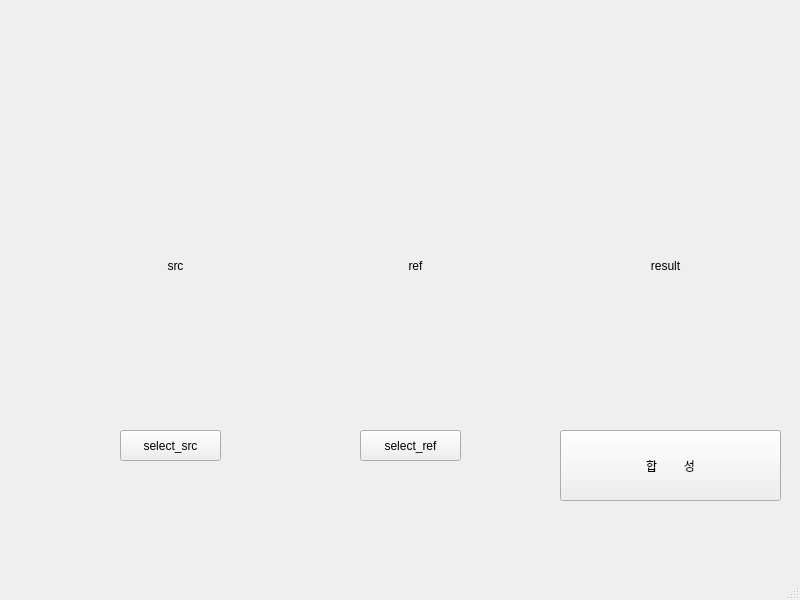
<?xml version="1.0" encoding="UTF-8"?>
<ui version="4.0">
 <class>MainWindow</class>
 <widget class="QMainWindow" name="MainWindow">
  <property name="windowModality">
   <enum>Qt::ApplicationModal</enum>
  </property>
  <property name="geometry">
   <rect>
    <x>0</x>
    <y>0</y>
    <width>800</width>
    <height>600</height>
   </rect>
  </property>
  <property name="windowTitle">
   <string>MainWindow</string>
  </property>
  <widget class="QWidget" name="centralwidget">
   <widget class="QLabel" name="img_src">
    <property name="geometry">
     <rect>
      <x>80</x>
      <y>120</y>
      <width>191</width>
      <height>291</height>
     </rect>
    </property>
    <property name="text">
     <string>src</string>
    </property>
    <property name="alignment">
     <set>Qt::AlignCenter</set>
    </property>
   </widget>
   <widget class="QLabel" name="img_ref">
    <property name="geometry">
     <rect>
      <x>320</x>
      <y>120</y>
      <width>191</width>
      <height>291</height>
     </rect>
    </property>
    <property name="text">
     <string>ref</string>
    </property>
    <property name="alignment">
     <set>Qt::AlignCenter</set>
    </property>
   </widget>
   <widget class="QLabel" name="img_result">
    <property name="geometry">
     <rect>
      <x>570</x>
      <y>120</y>
      <width>191</width>
      <height>291</height>
     </rect>
    </property>
    <property name="text">
     <string>result</string>
    </property>
    <property name="alignment">
     <set>Qt::AlignCenter</set>
    </property>
   </widget>
   <widget class="QPushButton" name="select_src">
    <property name="geometry">
     <rect>
      <x>120</x>
      <y>430</y>
      <width>101</width>
      <height>31</height>
     </rect>
    </property>
    <property name="text">
     <string>select_src</string>
    </property>
   </widget>
   <widget class="QPushButton" name="select_ref">
    <property name="geometry">
     <rect>
      <x>360</x>
      <y>430</y>
      <width>101</width>
      <height>31</height>
     </rect>
    </property>
    <property name="text">
     <string>select_ref</string>
    </property>
   </widget>
   <widget class="QPushButton" name="merge">
    <property name="geometry">
     <rect>
      <x>560</x>
      <y>430</y>
      <width>221</width>
      <height>71</height>
     </rect>
    </property>
    <property name="text">
     <string>합        성</string>
    </property>
   </widget>
  </widget>
  <widget class="QMenuBar" name="menubar">
   <property name="geometry">
    <rect>
     <x>0</x>
     <y>0</y>
     <width>800</width>
     <height>21</height>
    </rect>
   </property>
  </widget>
  <widget class="QStatusBar" name="statusbar"/>
 </widget>
 <resources/>
 <connections>
  <connection>
   <sender>select_src</sender>
   <signal>clicked()</signal>
   <receiver>img_src</receiver>
   <slot>clear()</slot>
   <hints>
    <hint type="sourcelabel">
     <x>160</x>
     <y>473</y>
    </hint>
    <hint type="destinationlabel">
     <x>167</x>
     <y>338</y>
    </hint>
   </hints>
  </connection>
 </connections>
</ui>
